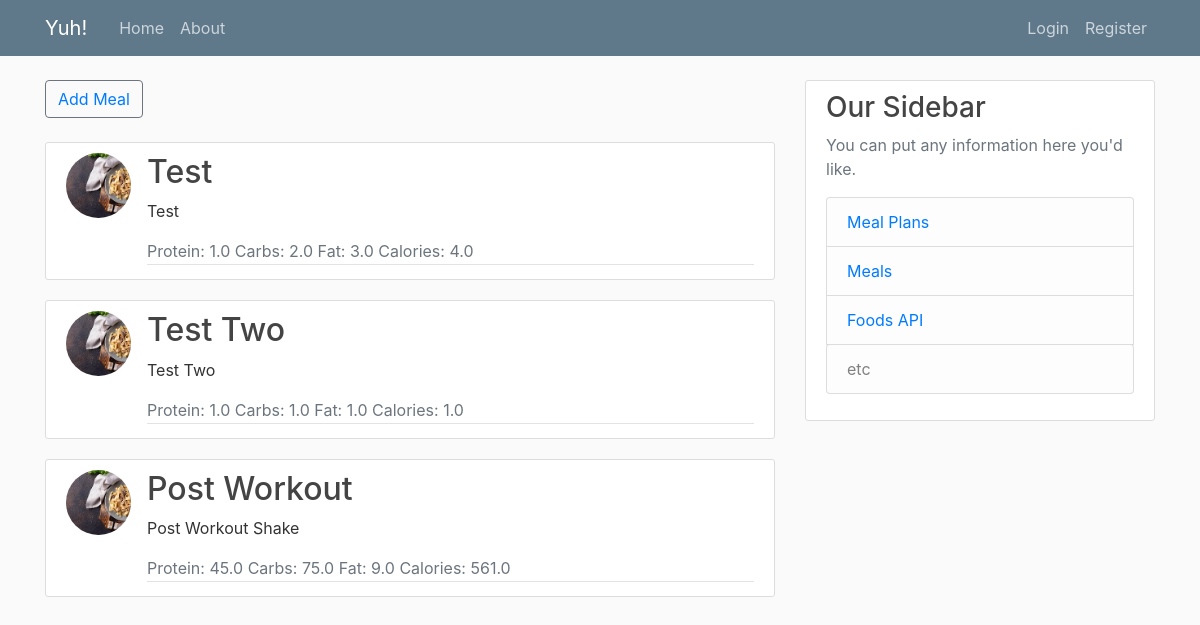
Screenshot of /trainer/day/134/ with the database file from the repository.
### trainer/models.py (models this page shows, shortened)
class Meal(models.Model):
    plan_day = models.ForeignKey(PlanDay, null=True, on_delete=models.SET_NULL)
    title = models.CharField(max_length=36)
    description = models.TextField()
    image = models.ImageField(default='default.jpg',
        upload_to='trainer_media/meals')
    protein = models.FloatField(null=True, default=0)
    carbs = models.FloatField(null=True, default=0)
    fat = models.FloatField(null=True, default=0)
    calories = models.FloatField(null=True, default=0)

### trainer/views.py (the view)
# urls.py: path('day/<int:pk>/', DayDetailView.as_view(), name='day-detail'),
class DayDetailView(DetailView):
    model = PlanDay
    def get_context_data(self, *args, **kwargs):
        context = super(DayDetailView, self).get_context_data(*args, **kwargs)
        instance = self.get_object()
        context['meals'] = Meal.objects.select_related().filter(plan_day=instance)
        return context

### trainer/templates/trainer/planday_detail.html
{% extends 'base.html' %}
{% block content %}
<button type="button" class="btn btn-outline-secondary"><a href="{% url 'create-meal' object.pk %}">Add Meal</a></button>
    <br /><br />
    {% for meal in meals %}
    <article class="media content-section">
      <img class="rounded-circle article-img" src="/media/{{ meal.image }}">
      <div class="media-body">
        <h2><a class="article-title" href="{% url 'meal' meal.id %}">{{ meal.title }}</a></h2>
        <p class="article-content">{{ meal.description }}</p>
        <div class="article-metadata">
          <medium class="text-muted">Protein: {{ meal.protein }}</medium>
          <medium class="text-muted">Carbs: {{ meal.carbs }}</medium>
          <medium class="text-muted">Fat: {{ meal.fat }}</medium>
          <medium class="text-muted">Calories: {{ meal.calories }}</medium>
        </div>
      </div>
    </article>
    {% endfor %}
{% endblock content %}

### website/static/main.css (style rules this page uses)
body { background: #fafafa; color: #333333; margin-top: 5rem; }
h1, h2, h3, h4, h5, h6 { color: #444444; }
.content-section { background: #ffffff; padding: 10px 20px; border: 1px solid #dddddd; border-radius: 3px; margin-bottom: 20px; }
.article-title { color: #444444; }
.article-content { white-space: pre-line; }
.article-img { height: 65px; width: 65px; margin-right: 16px; }
.article-metadata { padding-bottom: 1px; margin-bottom: 4px; border-bottom: 1px solid #e3e3e3 }

### rows the page displays
Meal: image (placeholder picture), title "Test", description "Test", protein "1.0", carbs "2.0", fat "3.0", calories "4.0"
Meal: image (placeholder picture), title "Test Two", description "Test Two", protein "1.0", carbs "1.0", fat "1.0", calories "1.0"
Meal: image (placeholder picture), title "Post Workout", description "Post Workout Shake", protein "45.0", carbs "75.0", fat "9.0", calories "561.0"
